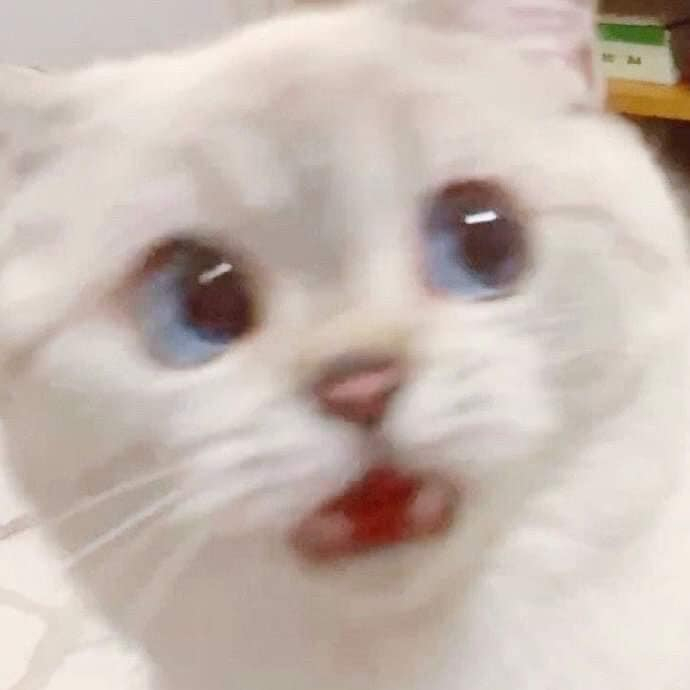
#> input picture resources/1.jpg, 690 x 690 px, given in place of 1.png, which was not available
$ python change_vid-color.py
#> lines starting #> are read from the running program, lines starting #| are printed output that depends on the picture; after the words box and inside, x2 and y2 are one past the last pixel; in counts of white or black regions, pixels touching at a corner belong together; pictures that were not available may be replaced by others from this repository, and a replacement may not be noted
import cv2
import numpy as np

img = cv2.imread("1.png")
#> img is the input picture: shape (690, 690, 3); mean B, G, R 177, 185, 199.2

hsv = cv2.cvtColor(img, cv2.COLOR_BGR2HSV)
#> hsv: shape (690, 690, 3); mean H, S, V 16.7, 33.2, 199.4
# define range of red color in HSV
lower_red = np.array([0,50,50])
upper_red = np.array([10,255,255])
# Threshold the HSV image to get only red colors
mask = cv2.inRange(hsv, lower_red, upper_red)
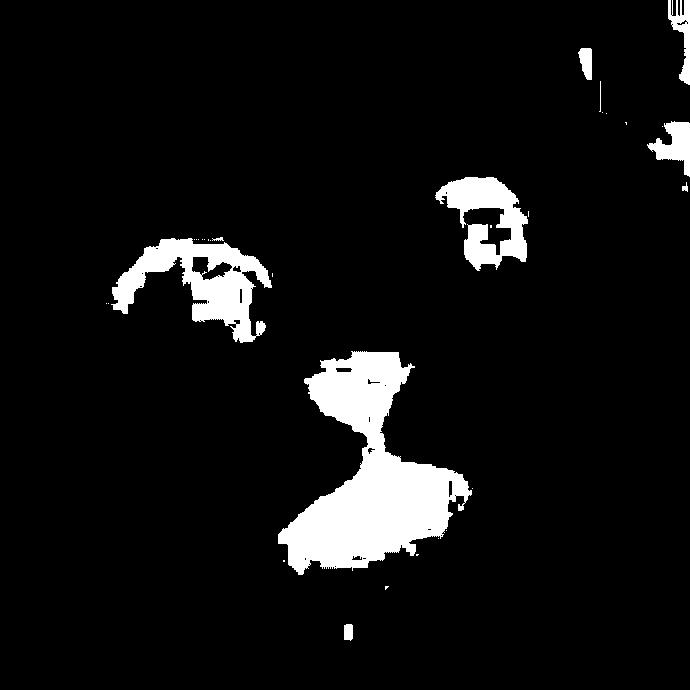
#> mask: shape (690, 690); 7% white; 32 white regions (22 under 20 px), largest, box (x1, y1, x2, y2) and area: (278, 351, 472, 575) 19617, (111, 238, 272, 343) 6984, (435, 177, 528, 271) 4298
red_only = cv2.bitwise_and(img,img, mask= mask)
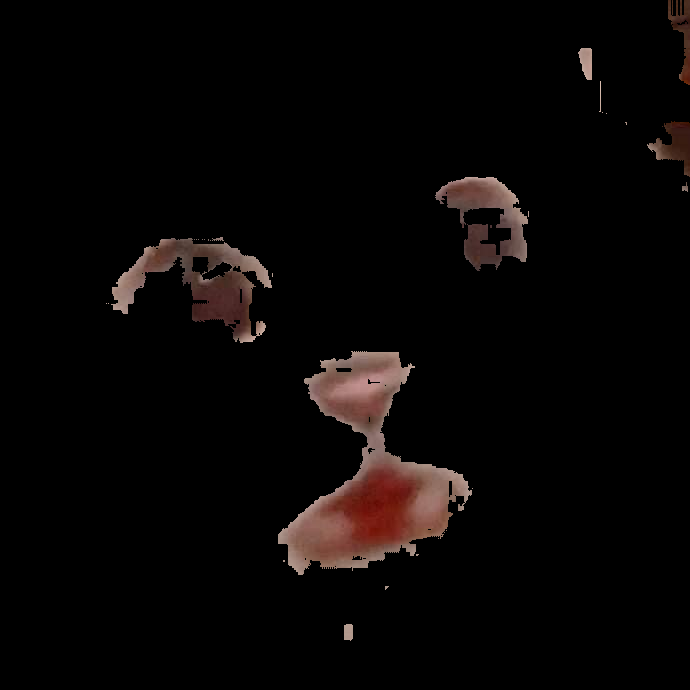
#> red_only: shape (690, 690, 3); mean B, G, R 5.3, 5.9, 8.8

#convert mask to 3-channel image to perform subtract
mask = cv2.cvtColor(mask, cv2.COLOR_GRAY2BGR)

res = cv2.subtract(img,mask) #negative values become 0 -> black
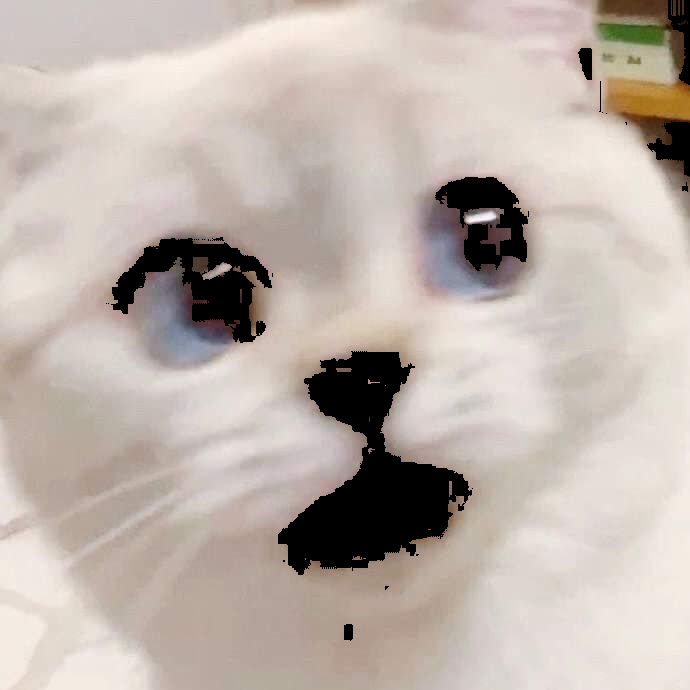
#> res: shape (690, 690, 3); mean B, G, R 171.7, 179.1, 190.4

cv2.imshow("img",img)
cv2.imshow("mask",mask)
cv2.imshow("red_only",red_only)
cv2.imshow("res",res)
cv2.waitKey()
cv2.destroyAllWindows()

$ run again, with resources/2.jpg copied over resources/1.jpg
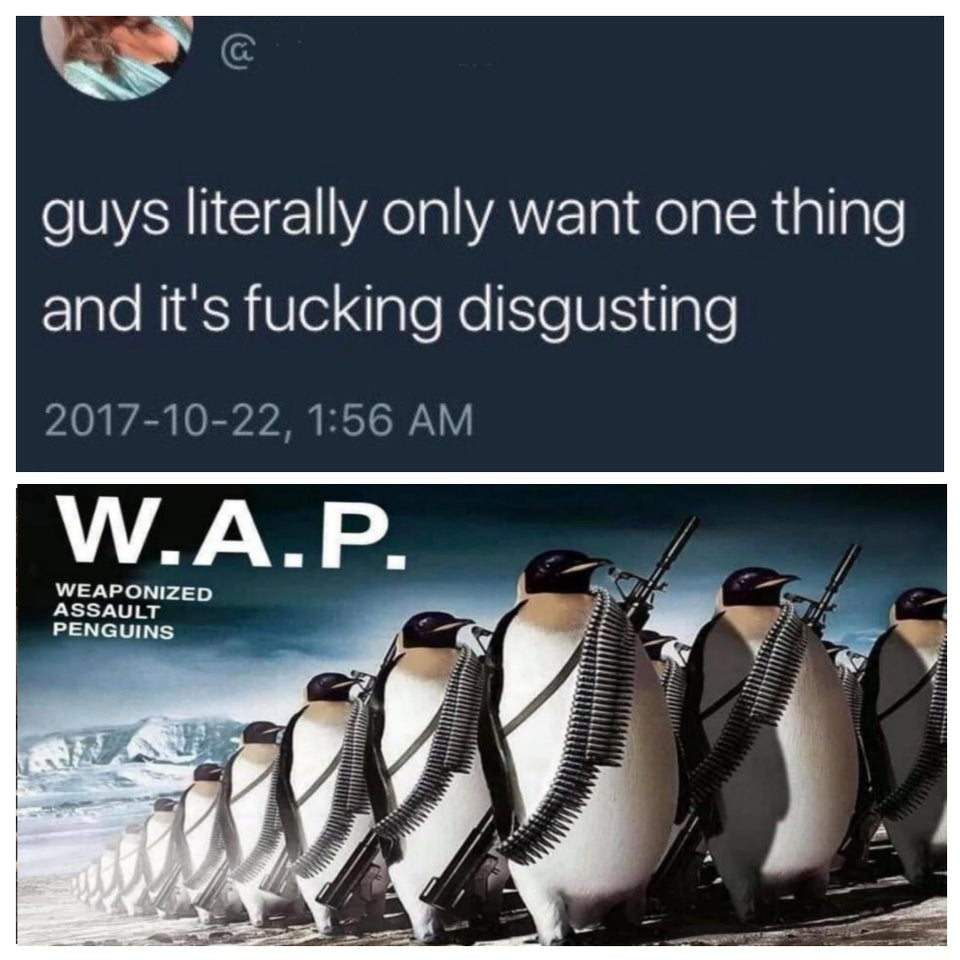
#> input picture resources/2.jpg, 960 x 960 px, given in place of 1.png, which was not available
#> img is the input picture: shape (960, 960, 3); mean B, G, R 97.8, 91.2, 83.7
#> hsv: shape (960, 960, 3); mean H, S, V 78.3, 84.3, 100.8
#> `mask = cv2.inRange(hsv, lower_red, upper_red)`:
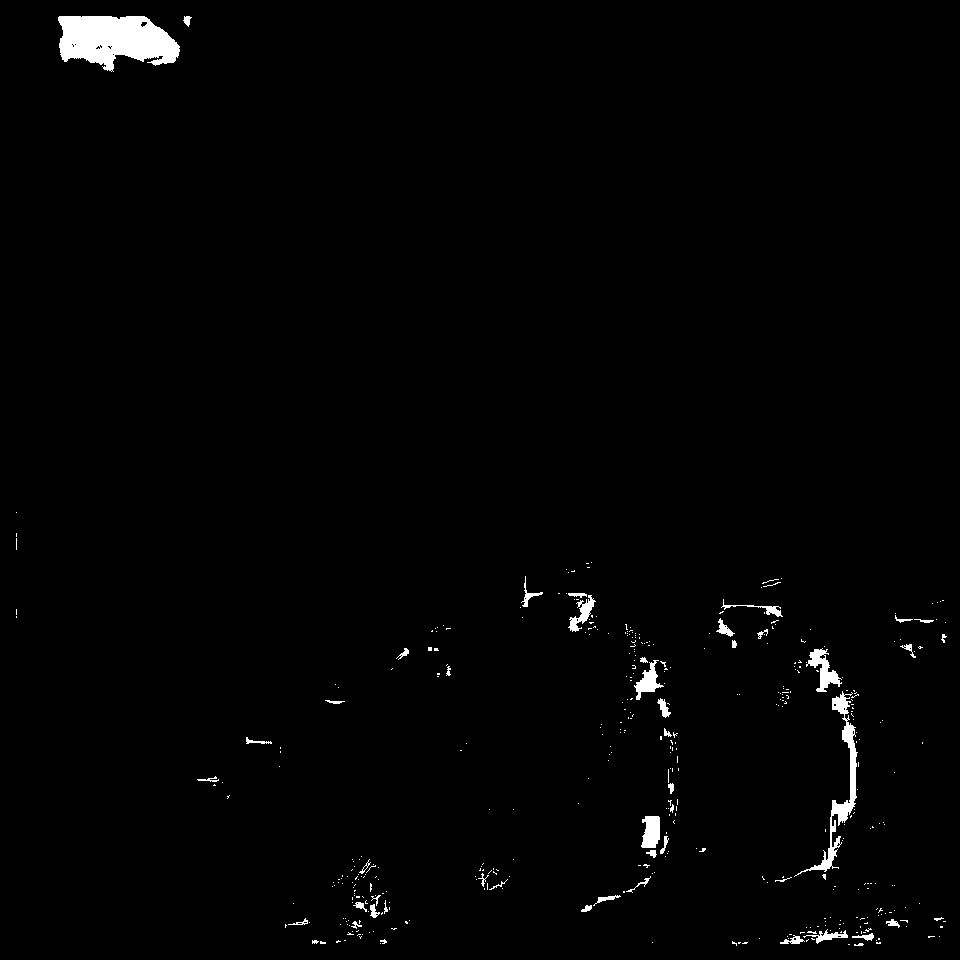
#> mask: shape (960, 960); 1.3% white; 432 white regions (381 under 20 px), largest, box (x1, y1, x2, y2) and area: (58, 16, 180, 72) 4789, (794, 691, 858, 877) 1644, (806, 648, 842, 692) 622
#> `red_only = cv2.bitwise_and(img,img, mask= mask)`:
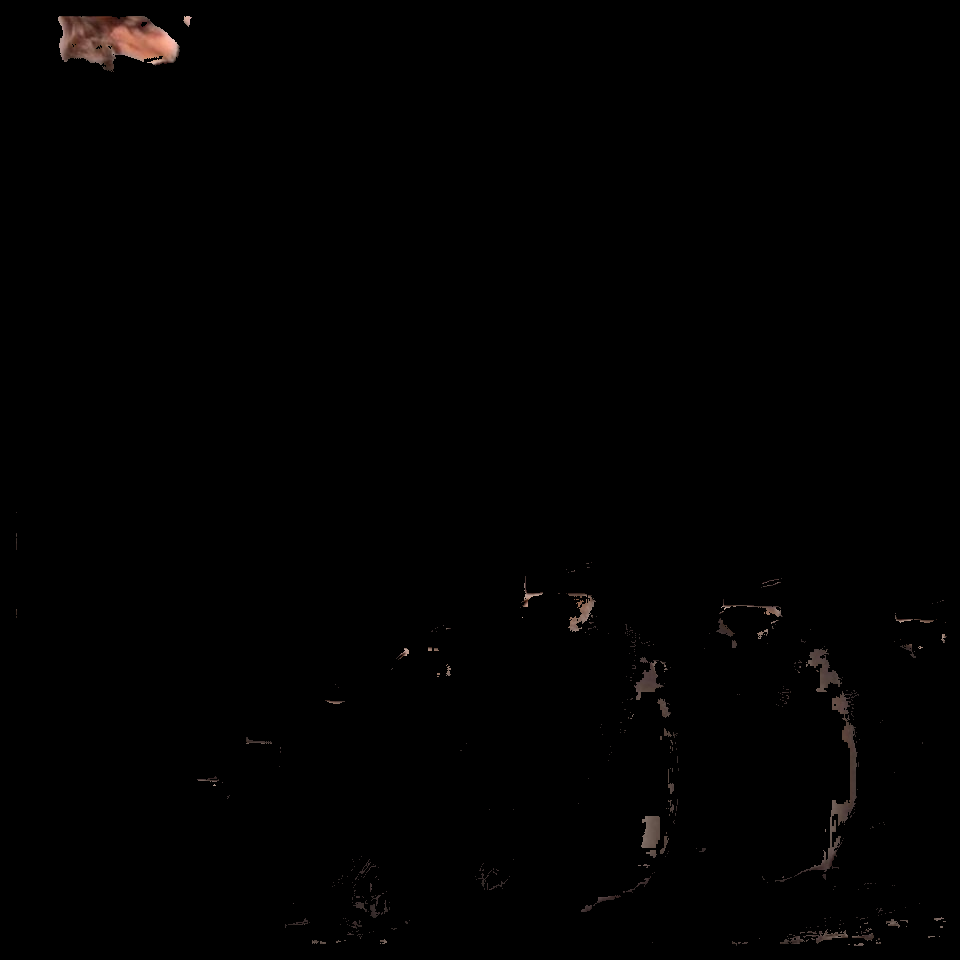
#> red_only: shape (960, 960, 3); mean B, G, R 0.9, 1.1, 1.4
